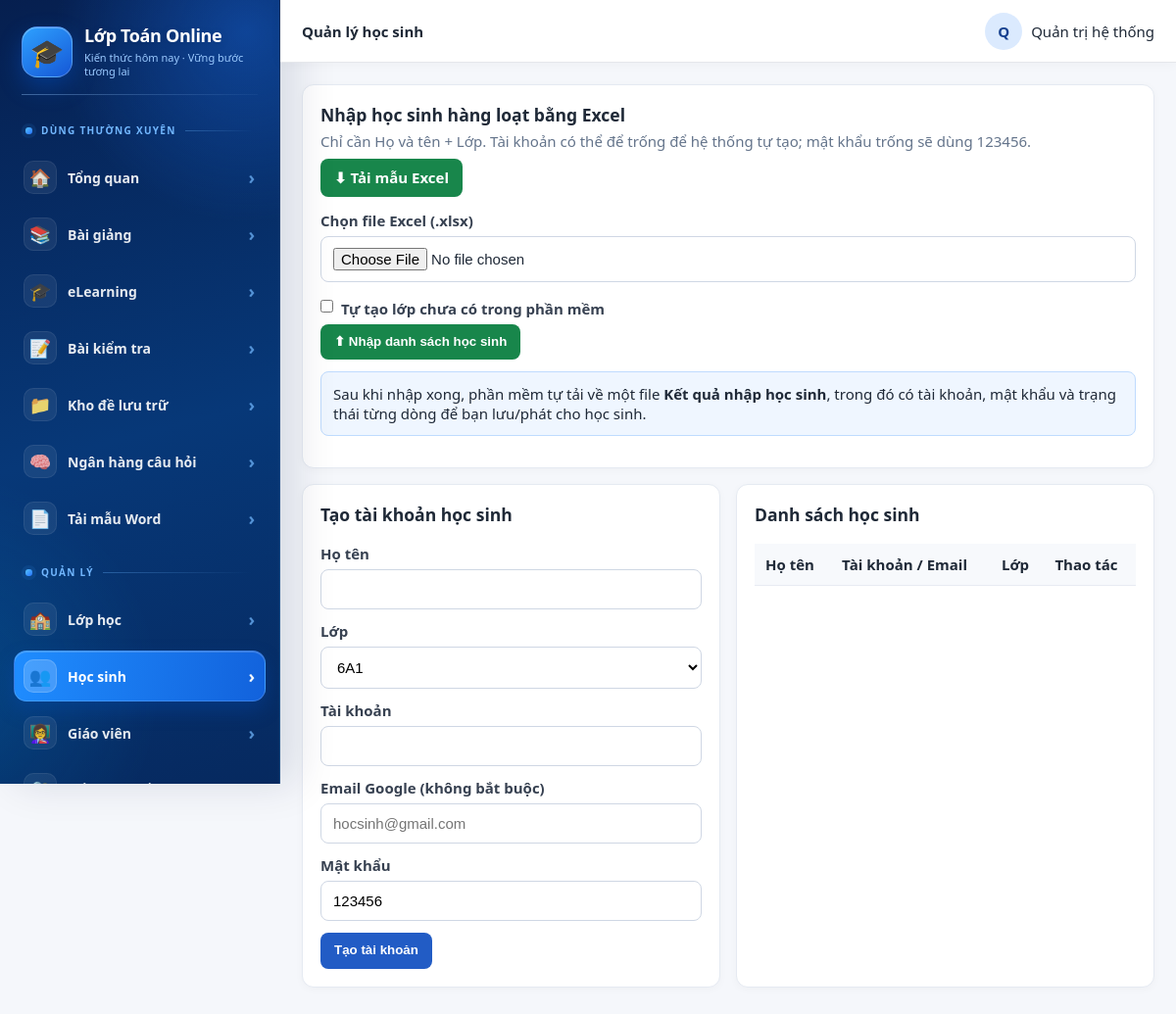
Screenshot of /teacher/students (signed in) with the database file from the repository.
### app.py (models this page shows)
class SiteSetting(db.Model):
    id = db.Column(db.Integer, primary_key=True)
    owner_id = db.Column(db.Integer, db.ForeignKey('user.id'), unique=True, nullable=False)
    site_title = db.Column(db.String(150), default='Lớp Toán Online')
    teacher_label = db.Column(db.String(150), default='Giáo viên Toán')
    welcome_text = db.Column(db.Text, default='Học Toán mỗi ngày – tiến bộ mỗi ngày!')

class User(db.Model):
    id = db.Column(db.Integer, primary_key=True)
    username = db.Column(db.String(80), unique=True, nullable=False)
    email = db.Column(db.String(160), unique=True, nullable=True)
    password_hash = db.Column(db.String(255), nullable=False)
    full_name = db.Column(db.String(150), nullable=False)
    role = db.Column(db.String(20), nullable=False)
    classroom_id = db.Column(db.Integer, db.ForeignKey('classroom.id'))
    avatar = db.Column(db.String(255), default='')
    perm_classes = db.Column(db.Boolean, default=True)
    perm_students = db.Column(db.Boolean, default=True)
    perm_question_bank = db.Column(db.Boolean, default=True)
    perm_assignments = db.Column(db.Boolean, default=True)
    perm_lessons = db.Column(db.Boolean, default=True)
    perm_grades = db.Column(db.Boolean, default=True)

### app.py (the view, shortened to what this page needs)
@app.route('/teacher/students', methods=['GET', 'POST'])
def students():
    if not require_perm('students'):
        flash('Tài khoản giáo viên chưa được Admin cấp quyền sử dụng chức năng này.', 'error')
        return redirect(url_for('teacher_dashboard'))
    if not teacher_only(): return redirect(url_for('login'))
    classes = accessible_classes(); class_ids = [c.id for c in classes]
    students_q = User.query.filter(User.role=='student')
    students_q = students_q.filter(User.classroom_id.in_(class_ids)) if class_ids else students_q.filter(text('1=0'))
    return render_template('students.html', students=students_q.order_by(User.full_name).all(), classes=classes)

### app.py (called while the page is built, shortened)
def me():
    uid = session.get('user_id')
    return db.session.get(User, uid) if uid else None

def teacher_only():
    u = me(); return bool(u and u.role in ('teacher', 'admin'))

def has_perm(code):
    u = me()
    if not u:
        return False
    if u.role == 'admin':
        return True

def require_perm(code):
    return bool(teacher_only() and has_perm(code))

def accessible_classes():
    u = me()
    if not u: return []
    q = Classroom.query
    if u.role == 'teacher': q = q.filter(Classroom.teacher_id == u.id)
    return q.order_by(Classroom.name).all()

@app.context_processor
def ctx():
    u = me(); setting = None
    if u and u.role in ('teacher', 'admin'): setting = SiteSetting.query.filter_by(owner_id=u.id).first()
    return {'me': u, 'site_setting': setting, 'google_enabled': bool(GOOGLE_CLIENT_ID and GOOGLE_CLIENT_SECRET),
            'now': datetime.now(), 'assignment_class_names': assignment_class_names, 'assignment_status': assignment_status,
            'has_perm': has_perm}

### templates/students.html (shortened to what this page needs)
{% extends 'base.html' %}{% block heading %}Quản lý học sinh{% endblock %}{% block content %}
<div class="card">
  <div class="toolbar" style="justify-content:space-between">
    <div><h3 style="margin:0 0 5px">Nhập học sinh hàng loạt bằng Excel</h3><div class="muted">Chỉ cần Họ và tên + Lớp. Tài khoản có thể để trống để hệ thống tự tạo; mật khẩu trống sẽ dùng 123456.</div></div>
    <a class="btn green" href="/teacher/students/excel-template">⬇ Tải mẫu Excel</a>
  </div>
  <form method="post" action="/teacher/students/import-excel" enctype="multipart/form-data" style="margin-top:14px">
    <label>Chọn file Excel (.xlsx)</label><input type="file" name="excel_file" accept=".xlsx" required>
    <label style="display:flex;gap:8px;align-items:center"><input type="checkbox" name="auto_create_class" value="1"> Tự tạo lớp chưa có trong phần mềm</label>
    <button class="green">⬆ Nhập danh sách học sinh</button>
  </form>
  <div class="notice" style="margin-top:12px">Sau khi nhập xong, phần mềm tự tải về một file <b>Kết quả nhập học sinh</b>, trong đó có tài khoản, mật khẩu và trạng thái từng dòng để bạn lưu/phát cho học sinh.</div>
</div>
<div class="grid2"><div class="card"><h3>Tạo tài khoản học sinh</h3><form method="post"><label>Họ tên</label><input name="full_name" required><label>Lớp</label><select name="classroom_id" required>{% for c in classes %}<option value="{{c.id}}">{{c.name}}</option>{% endfor %}</select><label>Tài khoản</label><input name="username" required><label>Email Google (không bắt buộc)</label><input type="email" name="email" placeholder="hocsinh@gmail.com"><label>Mật khẩu</label><input name="password" value="123456" required><button>Tạo tài khoản</button></form></div><div class="card"><h3>Danh sách học sinh</h3><table><tr><th>Họ tên</th><th>Tài khoản / Email</th><th>Lớp</th><th>Thao tác</th></tr></table></div></div>{% endblock %}

### templates/base.html (shortened to what this page needs)
<!doctype html><html lang="vi"><head><meta charset="utf-8"><meta name="viewport" content="width=device-width,initial-scale=1"><title>{% block title %}Lớp Học Online V7.2{% endblock %}</title>
</head><body>{% if me %}<div class="layout"><aside class="side">
  <div class="sidebar-inner">
    <div class="brand">
      <div class="brand-logo">🎓</div>
      <div class="brand-copy">
        <span class="brand-title">{{site_setting.site_title if site_setting else 'Lớp Toán Online Cô Chuyền'}}</span>
        <span class="brand-sub">Kiến thức hôm nay · Vững bước tương lai</span>
      </div>
    </div>
    {% if me.role in ['teacher','admin'] %}
      <div class="menu-section">Dùng thường xuyên</div>
      <a class="nav-link {% if request.path == '/teacher' %}active{% endif %}" href="/teacher">
        <span class="nav-ico">🏠</span><span class="txt">Tổng quan</span><span class="nav-arrow">›</span>
      </a>
      {% if has_perm("lessons") %}
      <a class="nav-link {% if request.path.startswith('/teacher/lessons') %}active{% endif %}" href="/teacher/lessons">
        <span class="nav-ico">📚</span><span class="txt">Bài giảng</span><span class="nav-arrow">›</span>
      </a>
      <a class="nav-link {% if request.path.startswith('/teacher/elearning') %}active{% endif %}" href="/teacher/elearning">
        <span class="nav-ico">🎓</span><span class="txt">eLearning</span><span class="nav-arrow">›</span>
      </a>
      {% endif %}
      {% if has_perm("assignments") %}
      <a class="nav-link {% if request.path.startswith('/teacher/assignment') or request.path.startswith('/teacher/assignments') %}active{% endif %}" href="/teacher/assignments/new">
        <span class="nav-ico">📝</span><span class="txt">Bài kiểm tra</span><span class="nav-arrow">›</span>
      </a>
      <a class="nav-link {% if request.path.startswith('/teacher/exam-archive') %}active{% endif %}" href="/teacher/exam-archive">
        <span class="nav-ico">📁</span><span class="txt">Kho đề lưu trữ</span><span class="nav-arrow">›</span>
      </a>
      {% endif %}
      {% if has_perm("question_bank") %}
      <a class="nav-link {% if request.path.startswith('/teacher/question-bank') %}active{% endif %}" href="/teacher/question-bank">
        <span class="nav-ico">🧠</span><span class="txt">Ngân hàng câu hỏi</span><span class="nav-arrow">›</span>
      </a>
      {% endif %}
      <a class="nav-link {% if request.path.startswith('/teacher/word-template') %}active{% endif %}" href="/teacher/word-template">
        <span class="nav-ico">📄</span><span class="txt">Tải mẫu Word</span><span class="nav-arrow">›</span>
      </a>
      <div class="menu-section">Quản lý</div>
      {% if has_perm("classes") %}
      <a class="nav-link {% if request.path.startswith('/teacher/classes') %}active{% endif %}" href="/teacher/classes">
        <span class="nav-ico">🏫</span><span class="txt">Lớp học</span><span class="nav-arrow">›</span>
      </a>
      {% endif %}
      {% if has_perm("students") %}
      <a class="nav-link {% if request.path.startswith('/teacher/students') %}active{% endif %}" href="/teacher/students">
        <span class="nav-ico">👥</span><span class="txt">Học sinh</span><span class="nav-arrow">›</span>
      </a>
      {% endif %}
      {% if me.role=='admin' %}
      <a class="nav-link {% if request.path.startswith('/admin/teachers') %}active{% endif %}" href="/admin/teachers">
        <span class="nav-ico">👩‍🏫</span><span class="txt">Giáo viên</span><span class="nav-arrow">›</span>
      </a>
      <a class="nav-link {% if request.path.startswith('/admin/change-password') %}active{% endif %}" href="/admin/change-password">
        <span class="nav-ico">🔐</span><span class="txt">Đổi mật khẩu Admin</span><span class="nav-arrow">›</span>
      </a>
      {% endif %}
    {% else %}
      <div class="menu-section">Học tập</div>
      <a class="nav-link {% if request.path.startswith('/student') %}active{% endif %}" href="/student">
        <span class="nav-ico">🏠</span><span class="txt">Trang học tập</span><span class="nav-arrow">›</span>
      </a>
    {% endif %}
  </div>
</aside><main class="main"><div class="top"><b>{% block heading %}Hệ thống học tập{% endblock %}</b><div class="profile">{% if me.avatar %}<img class="avatar" src="/media/{{me.avatar}}">{% else %}<div class="avatar">{{me.full_name[:1]}}</div>{% endif %}<span>{{me.full_name}}</span></div></div><div class="content">{% with msgs=get_flashed_messages(with_categories=true) %}{% for cat,msg in msgs %}<div class="flash {{cat}}">{{msg}}</div>{% endfor %}{% endwith %}{% block content %}{% endblock %}</div></main></div>{% else %}{% block public %}{% endblock %}{% endif %}</body></html>

### rows the page displays
SiteSetting: site_title "Lớp Toán Online"
User: full_name "Q", full_name "Quản trị hệ thống"

### other values shown
form field classroom_id "6A1"
